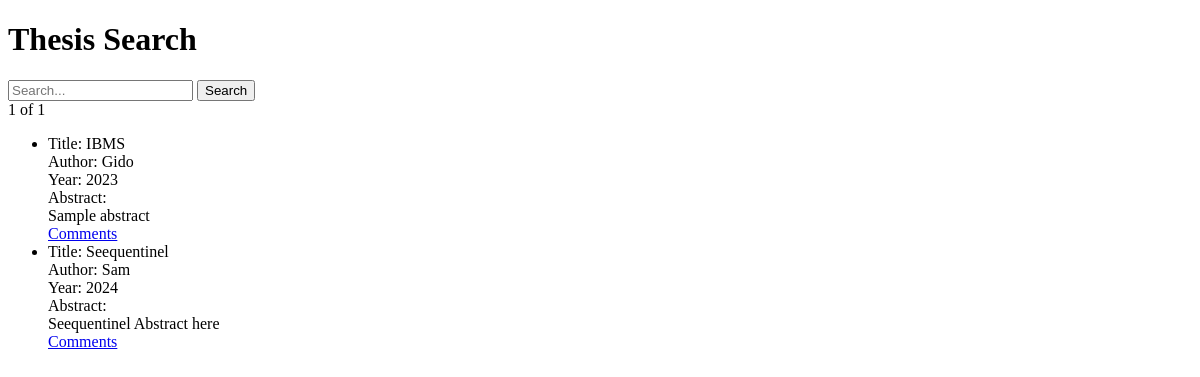
The app's page /search/?page=2, older data.
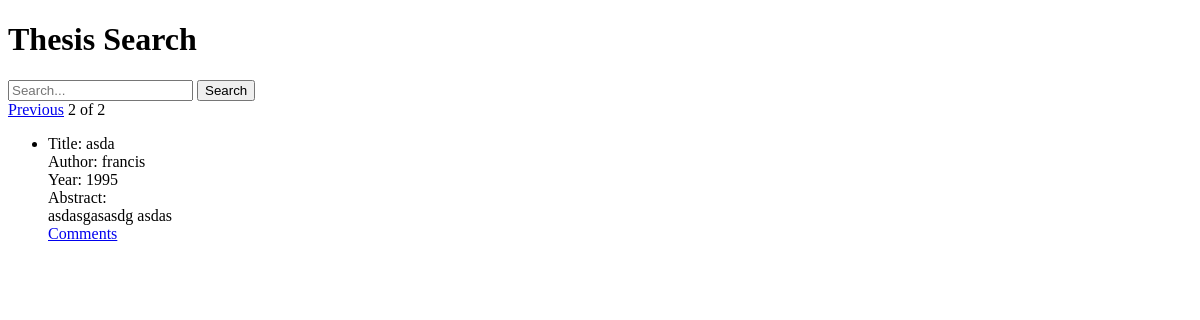
The same page, newer data.
### ThesisSearch/models.py (models this page shows, shortened)
class Thesis(models.Model):
    title = models.CharField(max_length=200)
    abstract = models.TextField()
    author = models.CharField(max_length=100)
    supervisor = models.CharField(max_length=100)
    year_published = models.IntegerField()
    keywords = models.ManyToManyField('Keyword', related_name='theses')

### ThesisSearch/views.py (the view)
# urls.py: path('search/', views.search_thesis, name='search_thesis'),
def search_thesis(request):
    query = request.GET.get('q')
    theses = Thesis.objects.all()
    if query:
        theses = theses.filter(title__icontains=query)
    paginator = Paginator(theses, 2)
    page_number = request.GET.get('page')
    page_obj = paginator.get_page(page_number)
    return render(request, 'search.html', {'page_obj': page_obj})

### ThesisSearch/templates/search.html (shortened to what this page needs)
<!DOCTYPE html>
<html>
<head>
</head>
<body>
    <h1>Thesis Search</h1>
    <form method="GET" action="{% url 'search_thesis' %}">
        <input type="text" name="q" placeholder="Search...">
        <button type="submit">Search</button>
    </form>
    {% if page_obj.has_previous %}
        <a href="?page={{ page_obj.previous_page_number }}">Previous</a>
    {% endif %}
    <span>{{ page_obj.number }} of {{ page_obj.paginator.num_pages }}</span>
    <ul>
        {% for thesis in page_obj %}
            <li>
                Title: {{ thesis.title }} <br>
                Author: {{ thesis.author }} <br>
                Year: {{ thesis.year_published }} <br>
                Abstract: <br>{{ thesis.abstract }} <br>
                <a href="{% url 'add_comment' thesis.id %}">Comments</a>
            </li>
        {% empty %}
            <li>No theses found.</li>
        {% endfor %}
    </ul>
</body>
</html>

Row changes from the older to the newer data that the page shows:
no longer on this page (row unchanged): Thesis: title "IBMS", author "Gido", year_published "2023", abstract "Sample abstract"
no longer on this page (row unchanged): Thesis: title "Seequentinel", author "Sam", year_published "2024", abstract "Seequentinel Abstract here"
added Thesis: title "asda", author "francis", year_published "1995", abstract "asdasgasasdg asdas"
Text that changed along with them:
{{ page_obj.number }}: "1" → "2"
{{ page_obj.paginator.num_pages }}: "1" → "2"
text now shown: "Previous"
